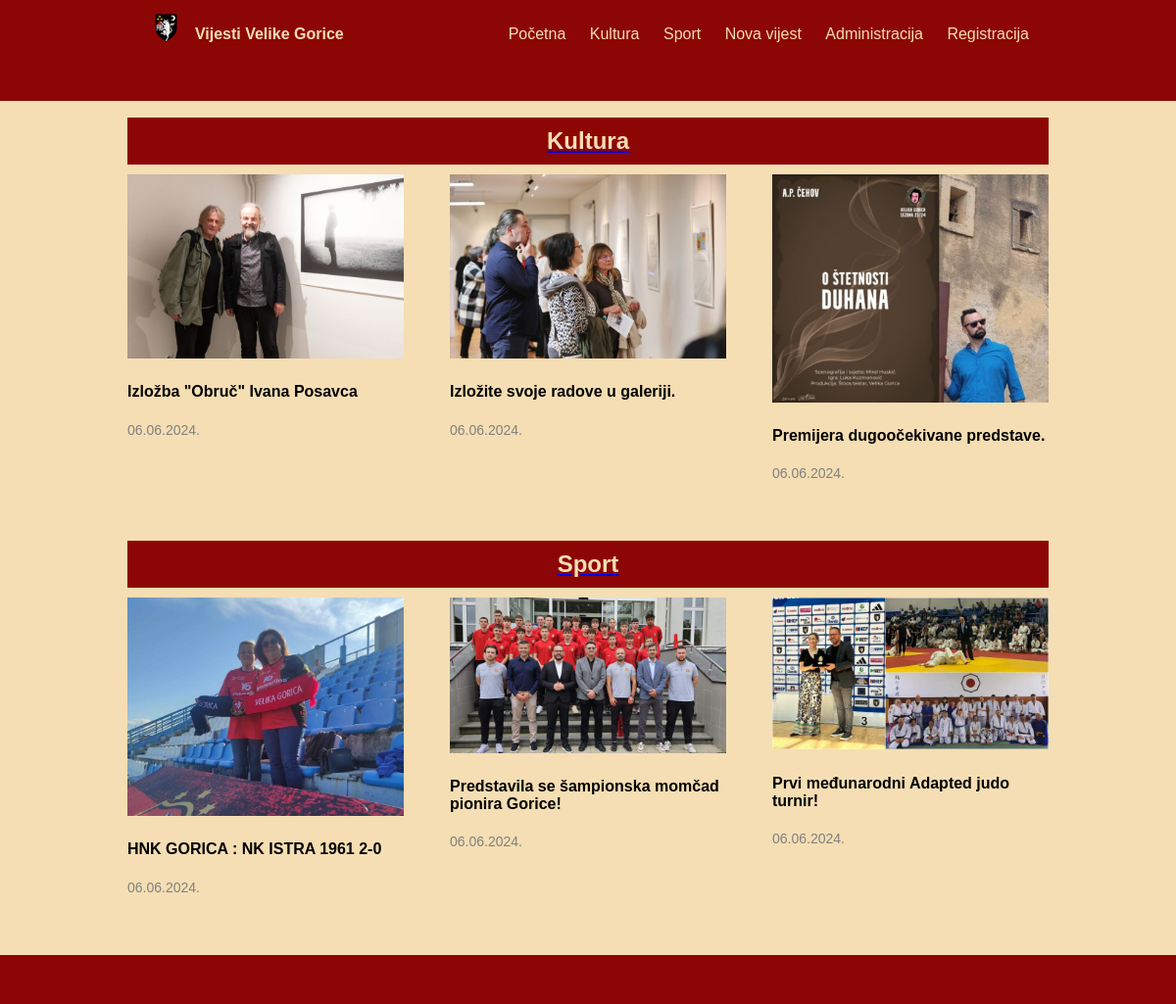
The page / on the database its author committed.
### tables this page shows
CREATE TABLE `vijesti` (
  `id` int(11) NOT NULL,
  `datum` varchar(32) NOT NULL,
  `naslov` varchar(100) NOT NULL,
  `sazetak` text NOT NULL,
  `tekst` text NOT NULL,
  `slika` varchar(64) NOT NULL,
  `kategorija` varchar(64) NOT NULL,
  `arhiva` tinyint(1) NOT NULL
);

### index.php (the view, shortened to what this page needs)
<!DOCTYPE html>
<html lang="hr">
<head>
    <link rel="stylesheet" href="styles.css">
</head>
<body>
    <header>
        <div class="head_div">
            <div class="logo">
                <img src="img/logo.png">
                <p>Vijesti Velike Gorice</p>
            </div>
            <div class="navigacija">
            <nav>
                <a href="index.php">Početna</a>
                <a href="kategorija.php?id=Kultura">Kultura</a>
                <a href="kategorija.php?id=Sport">Sport</a>
                <a href="login.php?id=unos">Nova vijest</a>
                <a href="login.php?id=administracija">Administracija</a>
                <a href="registracija.php">Registracija</a>
            </nav>
            </div>
        </div>
    </header>
    <?php
        include 'connect.php';
    ?>
    <main>
        <section>
            <div class="naslov"><a href="kategorija.php?id=Kultura"><h2>Kultura</h2></a></div>
            <div class="articles">
            <?php
                $query = "SELECT * FROM vijesti WHERE arhiva=0 AND kategorija='kultura' LIMIT 3";
                $result = mysqli_query($dbc, $query);
                while($row = mysqli_fetch_array($result)) {
                echo '<article>';
                echo'<div class="article">';
                echo '<div class="sport_img">';
                echo '<img src="' . UPLPATH . $row['slika'] . '"';
                echo '</div>';
                echo '<div class="media_body">';
                echo '<h4 class="title">';
                echo '<a href="clanak.php?id='.$row['id'].'">';
                echo $row['naslov'];
                echo '</a></h4>';
                echo '<p class="date">' . $row['datum'] . '</p>';
                echo '</div></div>';
                echo '</article>';
                }
            ?>
            </div>
        </section>
        <section>
            <div class="naslov"><a href="kategorija.php?id=Sport"><h2>Sport</h2></a></div>
            <div class="articles">
            <?php
                $query = "SELECT * FROM vijesti WHERE arhiva=0 AND kategorija='sport' LIMIT 3";
                $result = mysqli_query($dbc, $query);
                while($row = mysqli_fetch_array($result)) {
                echo '<article>';
                echo'<div class="article">';
                echo '<div class="sport_img">';
                echo '<img src="' . UPLPATH . $row['slika'] . '"';
                echo '</div>';
                echo '<div class="media_body">';
                echo '<h4 class="title">';
                echo '<a href="clanak.php?id='.$row['id'].'">';
                echo $row['naslov'];
                echo '</a></h4>';
                echo '<p class="date">' . $row['datum'] . '</p>';
                echo '</div></div>';
                echo '</article>';
                }
            ?>
            </div>
        </section>
    </main>
    <footer></footer>
</body>
</html>

### styles.css (style rules this page uses)
body { font-family: Arial, sans-serif; margin: 0; padding: 0; background-color: wheat; display: flex; flex-direction: column; min-height: 100vh; }
header { background-color: #8d0606; position: fixed; top: 0; width: 100%; height: 10%; }
.head_div { display: flex; justify-content: space-between; align-items: center; padding: 10px 20px; margin-right: 10%; margin-left: 10%; color: wheat; }
.logo { font-weight: bold; display: flex; flex-direction: row; }
.logo { flex: 0 0 40%; }
.navigacija { flex: 1; text-align: right; }
header img { width: 16%; height: 16%; }
header nav a { text-decoration: none; color: wheat; margin: 0 10px; }
main { flex: 1; padding-left: 10px; padding-right: 10px; margin-right: 10%; margin-left: 10%; margin-top: 10%; }
section { margin-bottom: 3%; display: flex; flex-direction: column; }
section h2 { background-color: #8d0606; color: wheat; padding: 10px; margin: 0; }
.naslov { flex: 0 0 10%; background-color: #8d0606; text-align: center; }
.articles { flex: 1; display: flex; justify-content: space-between; flex-wrap: wrap; padding-top: 10px; }
article { width: 30%; box-sizing: border-box; margin-bottom: 2%; }
article img { width: 100%; height: auto; max-height: 250px; }
article p { font-size: 14px; color: gray; }
.article a { color: black; text-decoration: none; }
footer { background-color: #8d0606; height: 50px; text-align: center; color: wheat; display: flex; justify-content: center; align-items: center; position: relative; width: 100%; bottom: 0; margin-top: auto; }

### rows shown on the page
vijesti: slika (picture), naslov "Izložba \"Obruč\" Ivana Posavca", datum "06.06.2024."
vijesti: slika (picture), naslov "Izložite svoje radove u galeriji.", datum "06.06.2024."
vijesti: slika (picture), naslov "Premijera dugoočekivane predstave.", datum "06.06.2024."
vijesti: slika (picture), naslov "HNK GORICA : NK ISTRA 1961 2-0", datum "06.06.2024."
vijesti: slika (picture), naslov "Predstavila se šampionska momčad pionira Gorice!", datum "06.06.2024."
vijesti: slika (picture), naslov "Prvi međunarodni Adapted judo turnir!", datum "06.06.2024."
